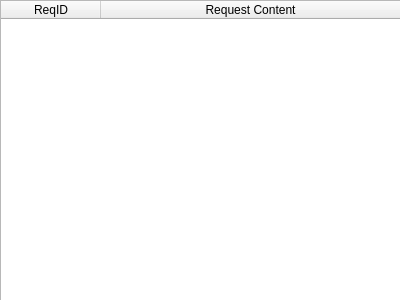
<?xml version="1.0" encoding="UTF-8"?>
<ui version="4.0">
 <class>GitlabRequests</class>
 <widget class="QWidget" name="GitlabRequests">
  <property name="geometry">
   <rect>
    <x>0</x>
    <y>0</y>
    <width>400</width>
    <height>300</height>
   </rect>
  </property>
  <property name="windowTitle">
   <string>Form</string>
  </property>
  <widget class="QListView" name="listView">
   <property name="geometry">
    <rect>
     <x>-5</x>
     <y>1</y>
     <width>411</width>
     <height>301</height>
    </rect>
   </property>
  </widget>
  <widget class="QWidget" name="verticalLayoutWidget">
   <property name="geometry">
    <rect>
     <x>0</x>
     <y>0</y>
     <width>401</width>
     <height>301</height>
    </rect>
   </property>
   <layout class="QVBoxLayout" name="verticalLayout">
    <item>
     <widget class="QTableWidget" name="RequestsTable">
      <attribute name="horizontalHeaderCascadingSectionResizes">
       <bool>false</bool>
      </attribute>
      <attribute name="horizontalHeaderStretchLastSection">
       <bool>true</bool>
      </attribute>
      <column>
       <property name="text">
        <string>ReqID</string>
       </property>
      </column>
      <column>
       <property name="text">
        <string>Request Content</string>
       </property>
      </column>
     </widget>
    </item>
   </layout>
  </widget>
 </widget>
 <resources/>
 <connections/>
</ui>
